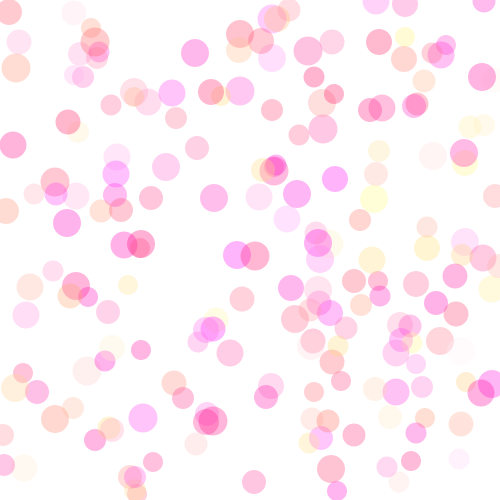
Frame 1 (no input)
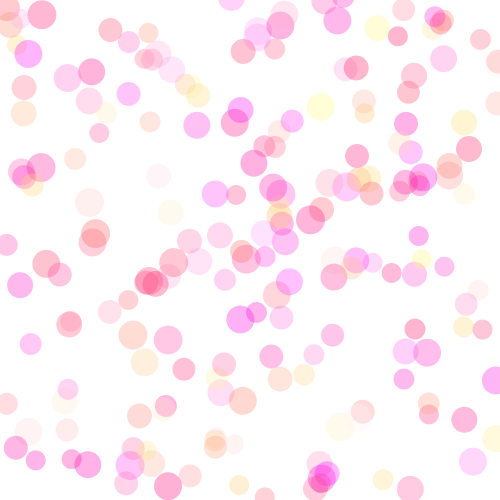
Frame 60 (the mouse pressed at the canvas centre just before this capture)
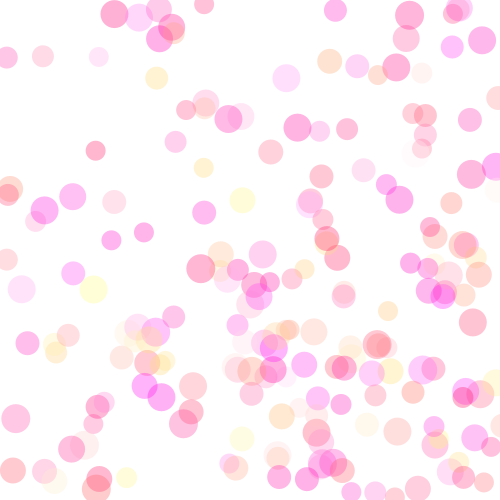
Frame 120 (the mouse held since frame 60 and released just before this capture)

The Processing sketch that drew these frames (run headless with seeded random() and noise(); from frame 60 on, the mouse is pressed at the canvas centre):

// Processing sketch: processing_165543
// ── processing_165543.pde

int numBalls=200;
float xPos[]=new float[numBalls];
float yPos[]=new float[numBalls];
float xSpeed[]=new float[numBalls];
float ySpeed[]=new float[numBalls];
float ballSize[]= new float[numBalls];
color ballColor[]=new color[numBalls];

void setup() {
  size(500, 500);

  for (int i=0; i<numBalls; i++) {
    xPos[i] = int(random(0, width));
    yPos[i] = int(random(0, height));

    ballSize[i] = int(random(20, 30));
    xSpeed[i] = random(-5, 5);
    ySpeed[i] = random(-5, 5);

    ballColor[i] = color(255, random(5, 255), random(100, 255), 80);
  }
}
void draw() {
  background(255);
  //draw balls
  noStroke();
  for (int i = 0; i < numBalls; i++) {
    fill(ballColor[i]);
    ellipse(xPos[i], yPos[i], ballSize[i], ballSize[i]);
  }
  ballMovement();
  ballCollision();
}

void ballMovement() {
  for (int i=0; i<numBalls; i++) {
    xPos[i]=xPos[i]+xSpeed[i];
    yPos[i]=yPos[i]+ySpeed[i];
  }
}

void ballCollision() {
  for (int i=0; i<numBalls; i++) {
    if (xPos[i] > width - ballSize[i]/2 || xPos[i] < ballSize[i]/2) {
      xSpeed[i] = xSpeed[i] * -1;
    }

    if (yPos[i] > width - ballSize[i]/2 || yPos[i] < ballSize[i]/2) {
      ySpeed[i] = ySpeed[i] * -1;
    }
  }
}
void mousePressed() {
  for (int i=0; i<numBalls; i++) {
    if (xSpeed[i]<1&&ySpeed[i]<1) {
      xSpeed[i]= xSpeed[i] * -2;
      ySpeed[i]= ySpeed[i] * -2;
    }
  }
}
